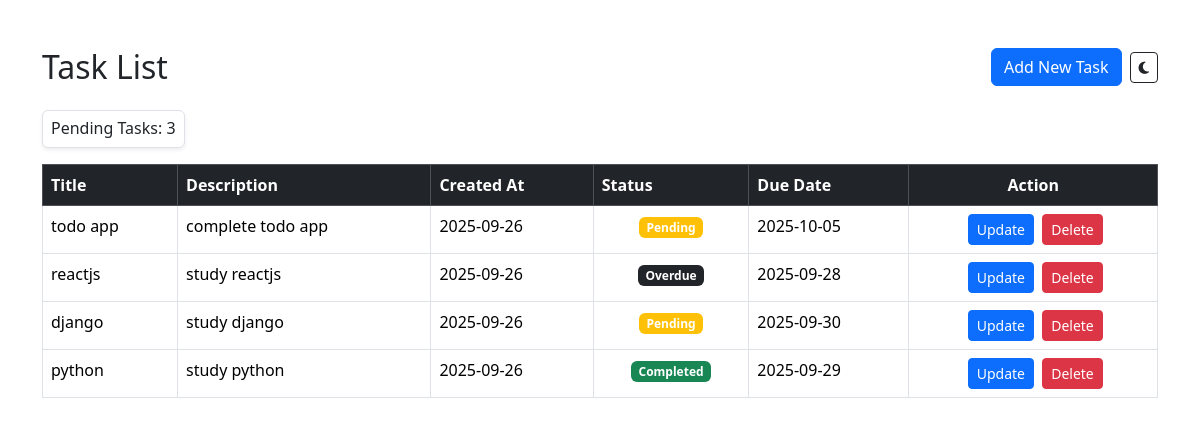
Before: / with the older database file.
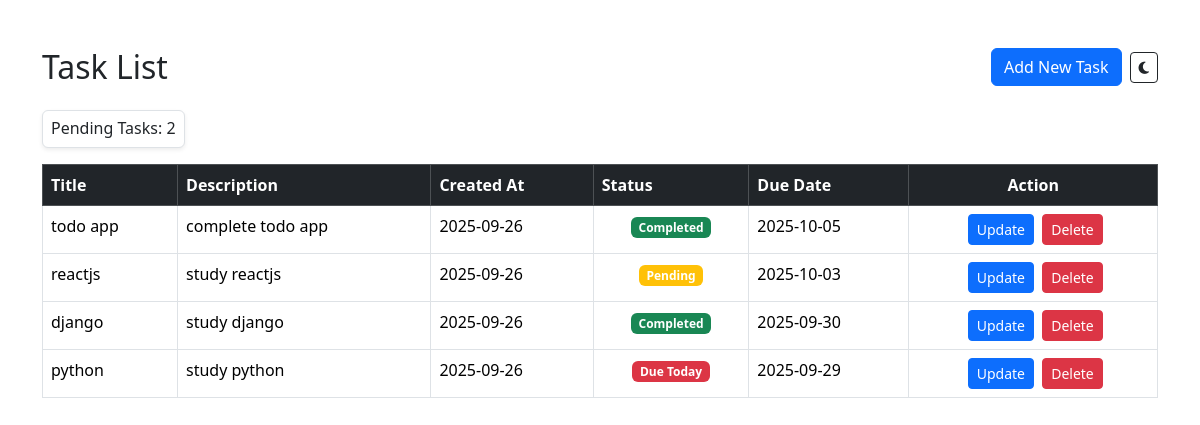
After: the same page with the newer database file.
### tasks/models.py (models this page shows, shortened)
class Task(models.Model):
    title = models.CharField(max_length=200)
    description = models.TextField()
    created_at = models.DateTimeField(auto_now_add=True)
    complete_task = models.BooleanField(default=False)
    due_date = models.DateField(null=True, blank=True)

### tasks/views.py (the view)
# urls.py: path('', views.task_list, name='task_list'),
def task_list(request):
    tasks = Task.objects.all().order_by('-created_at')
    pending_count = Task.objects.all().filter(complete_task=False).count()
    today=date.today()
    return render(request, 'task_list.html', {'tasks': tasks,
                                                'pending_count':pending_count,
                                                'today':today})

### template/task_list.html (shortened to what this page needs)
{% extends "base.html" %}
{% block content %}
<div class="d-flex justify-content-between align-items-center mb-4">
    <h2 class="mb-0">Task List</h2>
    <div class="d-flex align-items-center gap-2">
        <a href="{% url 'addtask_view' %}" class="btn btn-primary">Add New Task</a>
        <button id="theme-toggle" class="btn btn-outline-dark btn-sm"></button>
    </div>
</div>
<div class="border rounded p-2 d-inline-block bg-body shadow-sm gap-3 mb-3">
    <h6 class="mb-0">Pending Tasks: {{ pending_count }}</h6>
</div>
<div class="card-body p-0">
    <table class="table table-hover table-bordered" id="task-table">
        <thead class="table-dark">
            <tr>
                <th>Title</th>
                <th>Description</th>
                <th>Created At</th>
                <th>Status</th>
                <th>Due Date</th>
                <th class="text-center">Action</th>
            </tr>
        </thead>
        <tbody>
        {% for task in tasks %}
            <tr draggable="true" data-id="{{ task.id }}" ondragstart="drag(event)" ondragover="dragover(event)">
                <td>{{ task.title }}</td>
                <td>{{ task.description }}</td>
                <td>{{ task.created_at|date:"Y-m-d" }}</td>
                <td class="text-center">
                    {% if task.complete_task %}
                        <span class="badge bg-success">Completed</span>
                    {% else %}
                        {% if task.due_date == today %}
                            <span class="badge bg-danger">Due Today</span>
                        {% elif task.due_date and task.due_date < today %}
                            <span class="badge bg-dark">Overdue</span>
                        {% else %}
                            <span class="badge bg-warning">Pending</span>
                        {% endif %}
                    {% endif %}
                </td>
                <td>{{ task.due_date|date:"Y-m-d" }}</td>
                <td class="text-center">
                    <a href="{% url 'update_task' task.id %}" class="btn btn-sm btn-primary ms-1">Update</a>
                    <a href="{% url 'delete_task' task.id %}" class="btn btn-sm btn-danger ms-1"
                        onclick="return confirm('Are you sure you want to delete this task?');">Delete</a>
                </td>
            </tr>
        {% empty %}
            <tr>
                <td colspan="6" class="text-center text-muted">No tasks found.</td>
            </tr>
        {% endfor %}
        </tbody>
    </table>
</div>
{% endblock %}

### template/base.html (shortened to what this page needs)
<!DOCTYPE html>
<html lang="en">
<head>
    <link rel="stylesheet" href="https://cdnjs.cloudflare.com/ajax/libs/font-awesome/6.4.2/css/all.min.css">
    <link href="https://cdn.jsdelivr.net/npm/bootstrap@5.3.2/dist/css/bootstrap.min.css" rel="stylesheet">
</head>
<body>
<div class="container mt-5">
    {% block content %}{% endblock %}
</div>
</body>
</html>

Changed rows visible on the page:
changed Task "todo app": complete_task "Pending" → "Completed"
changed Task "reactjs": due_date "2025-09-28" → "2025-10-03"; due_date "Overdue" → "Pending"
changed Task "django": complete_task "Pending" → "Completed"
changed Task "python": complete_task "Completed" → "Due Today"
Other visible differences:
{{ pending_count }}: "3" → "2"
